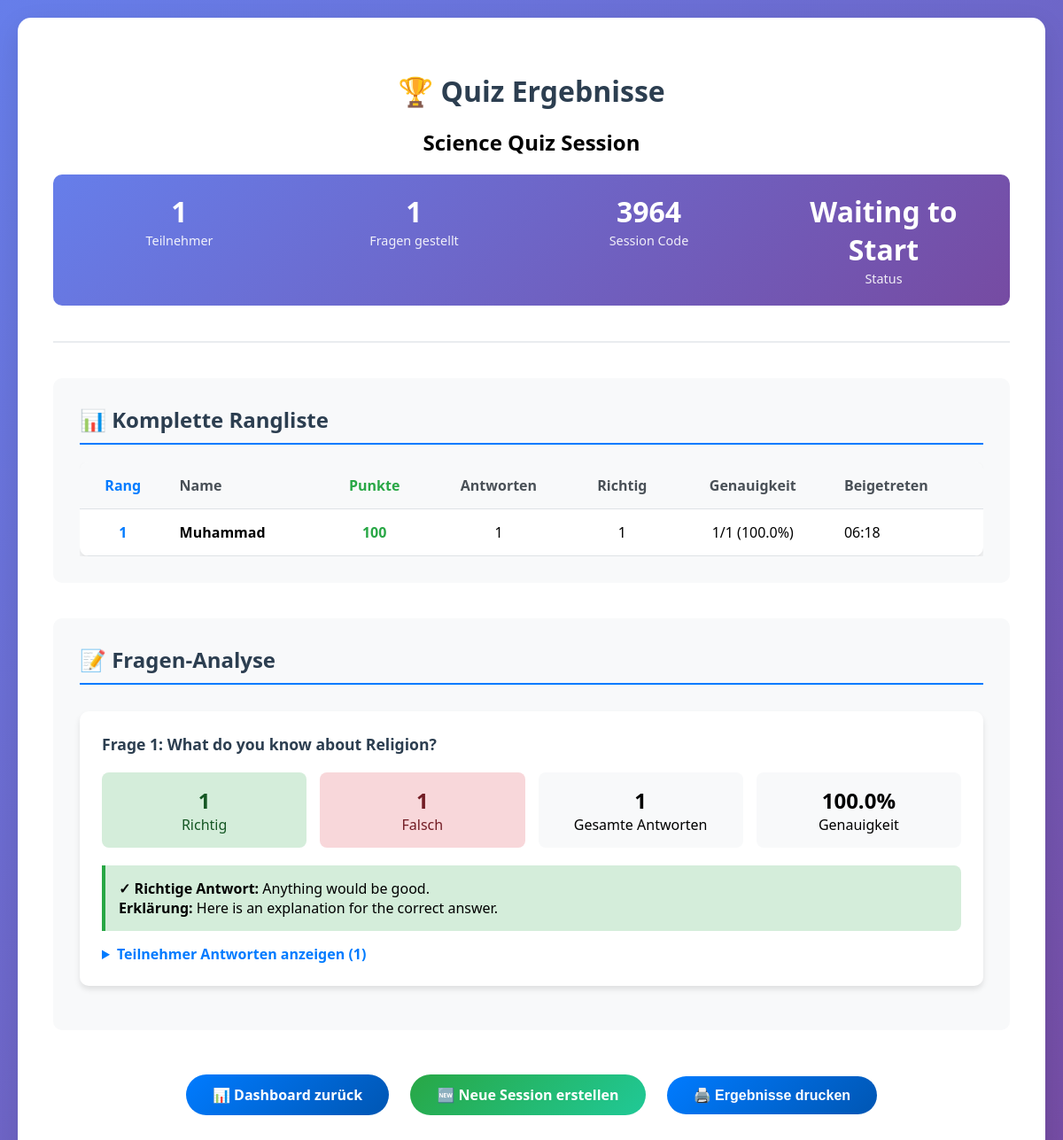
Page /session/3964/results/ on the committed database.
### quiz_app/models.py (models this page shows, shortened)
class Session(models.Model):
    STATUS_CHOICES = [
        ('waiting', 'Waiting to Start'),
        ('active', 'Active'),
        ('paused', 'Paused'),
        ('finished', 'Finished'),
    ]
    id = models.AutoField(primary_key=True)
    session_code = models.UUIDField(default=uuid.uuid4, unique=True, editable=False)
    join_code = models.CharField(max_length=4, unique=True)
    name = models.CharField(max_length=200, default="Quiz Session")
    status = models.CharField(max_length=20, choices=STATUS_CHOICES, default='waiting')
    current_question = models.ForeignKey(
        Question,
        on_delete=models.SET_NULL,
        null=True,
        blank=True,
        related_name="current_for_sessions"
    )
    current_question_number = models.IntegerField(default=0)
    total_questions = models.IntegerField(default=0)
    question_start_time = models.DateTimeField(null=True, blank=True)
    show_answers = models.BooleanField(default=False)
    show_leaderboard = models.BooleanField(default=False)
    auto_advance = models.BooleanField(default=False, help_text="Auto advance to next question")
    show_correct_answer = models.BooleanField(default=True)
    allow_late_joins = models.BooleanField(default=True)
    created_at = models.DateTimeField(default=timezone.now)
    started_at = models.DateTimeField(null=True, blank=True)
    finished_at = models.DateTimeField(null=True, blank=True)
    class Meta:
        ordering = ['-created_at']
    def get_leaderboard(self):
        return self.participants.all().order_by('-points', 'name')

class Participant(models.Model):
    id = models.AutoField(primary_key=True)
    session = models.ForeignKey(Session, on_delete=models.CASCADE, related_name="participants")
    name = models.CharField(max_length=80)
    points = models.IntegerField(default=0)
    is_connected = models.BooleanField(default=True)
    joined_at = models.DateTimeField(default=timezone.now)
    last_seen = models.DateTimeField(auto_now=True)
    class Meta:
        unique_together = ['session', 'name']
        ordering = ['-points', 'name']
    def get_correct_answers_count(self):
        return self.answers.filter(is_correct=True).count()
    def get_total_answers_count(self):
        return self.answers.count()
    def get_accuracy_percentage(self):
        total = self.get_total_answers_count()
        if total == 0:
            return 0
        correct = self.get_correct_answers_count()
        return round((correct / total) * 100, 1)

class Question(models.Model):
    DIFFICULTY_CHOICES = [
        ('easy', 'Easy'),
        ('medium', 'Medium'),
        ('hard', 'Hard'),
    ]
    id = models.AutoField(primary_key=True)
    category = models.ForeignKey(Category, on_delete=models.CASCADE, related_name="questions")
    question_text = models.TextField()
    correct_answer = models.CharField(max_length=255)
    wrong_answers = models.JSONField(default=list, blank=True)
    difficulty = models.CharField(max_length=10, choices=DIFFICULTY_CHOICES, default='medium')
    points = models.IntegerField(default=100, help_text="Points awarded for correct answer")
    time_limit = models.IntegerField(default=30, help_text="Time limit in seconds")
    explanation = models.TextField(blank=True, null=True, help_text="Explanation for the correct answer")
    created_at = models.DateTimeField(default=timezone.now)
    class Meta:
        ordering = ['category', 'question_text']

### quiz_app/views.py (the view)
# urls.py: path('session/<str:join_code>/results/', views.session_results, name='session_results'),
def session_results(request, join_code):
    session = get_object_or_404(Session, join_code=join_code)
    participants = session.get_leaderboard()
    questions_asked = Question.objects.filter(
        current_for_sessions=session
    ).distinct()
    results_data = []
    for question in questions_asked:
        answers = ParticipantAnswer.objects.filter(
            question=question,
            participant__session=session
        ).select_related('participant')
        correct_count = answers.filter(is_correct=True).count()
        total_count = answers.count()
        results_data.append({
            'question': question,
            'answers': answers,
            'correct_count': correct_count,
            'total_count': total_count,
            'accuracy': (correct_count / total_count * 100) if total_count > 0 else 0
        })
    context = {
        'session': session,
        'participants': participants,
        'results_data': results_data,
    }
    return render(request, 'quiz_app/session_results.html', context)

### quiz_app/templatetags/quiz_filters.py (called while the page is built)
@register.filter
def sub(value, arg):
    try:
        return int(value) - int(arg)
    except (ValueError, TypeError):
        return 0

### quiz_app/templates/quiz_app/session_results.html (shortened to what this page needs)
{% load quiz_filters %}
<!DOCTYPE html>
<html lang="de">
<head>
</head>
<body>
    <div class="container">
        <div class="header">
            <h1 class="session-title">🏆 Quiz Ergebnisse</h1>
            <h2>{{ session.name }}</h2>
            <div class="session-info">
                <div class="info-item">
                    <span class="info-value">{{ participants.count }}</span>
                    <span class="info-label">Teilnehmer</span>
                </div>
                <div class="info-item">
                    <span class="info-value">{{ results_data|length }}</span>
                    <span class="info-label">Fragen gestellt</span>
                </div>
                <div class="info-item">
                    <span class="info-value">{{ session.join_code }}</span>
                    <span class="info-label">Session Code</span>
                </div>
                <div class="info-item">
                    <span class="info-value">{{ session.get_status_display }}</span>
                    <span class="info-label">Status</span>
                </div>
            </div>
        </div>
        <div class="section">
            <h2>📊 Komplette Rangliste</h2>
            <div class="full-leaderboard">
                <table>
                    <thead>
                        <tr>
                            <th class="rank">Rang</th>
                            <th>Name</th>
                            <th class="points">Punkte</th>
                            <th class="accuracy">Antworten</th>
                            <th class="accuracy">Richtig</th>
                            <th class="accuracy">Genauigkeit</th>
                            <th>Beigetreten</th>
                        </tr>
                    </thead>
                    <tbody>
                        {% for participant in participants %}
                        <tr>
                            <td class="rank">{{ forloop.counter }}</td>
                            <td>
                                <strong>{{ participant.name }}</strong>
                            </td>
                            <td class="points">{{ participant.points }}</td>
                            <td class="accuracy">{{ participant.get_total_answers_count }}</td>
                            <td class="accuracy">{{ participant.get_correct_answers_count }}</td>
                            <td class="accuracy">
                                {{ participant.get_correct_answers_count }}/{{ participant.get_total_answers_count }} ({{ participant.get_accuracy_percentage }}%)
                            </td>
                            <td>{{ participant.joined_at|date:"H:i" }}</td>
                        </tr>
                        {% endfor %}
                    </tbody>
                </table>
            </div>
        </div>
        {% if results_data %}
        <div class="section">
            <h2>📝 Fragen-Analyse</h2>
            <div class="question-analysis">
                {% for result in results_data %}
                <div class="question-card">
                    <div class="question-text">
                        Frage {{ forloop.counter }}: {{ result.question.question_text }}
                    </div>
                    <div class="question-stats">
                        <div class="stat-card correct">
                            <div style="font-size: 1.5em; font-weight: bold;">{{ result.correct_count }}</div>
                            <div>Richtig</div>
                        </div>
                        <div class="stat-card incorrect">
                            <div style="font-size: 1.5em; font-weight: bold;">{{ result.total_count|add:result.correct_count|sub:result.correct_count }}</div>
                            <div>Falsch</div>
                        </div>
                        <div class="stat-card">
                            <div style="font-size: 1.5em; font-weight: bold;">{{ result.total_count }}</div>
                            <div>Gesamte Antworten</div>
                        </div>
                        <div class="stat-card">
                            <div style="font-size: 1.5em; font-weight: bold;">{{ result.accuracy|floatformat:1 }}%</div>
                            <div>Genauigkeit</div>
                        </div>
                    </div>
                    <div class="correct-answer">
                        <strong>✓ Richtige Antwort:</strong> {{ result.question.correct_answer }}
                        {% if result.question.explanation %}
                            <br><strong>Erklärung:</strong> {{ result.question.explanation }}
                        {% endif %}
                    </div>
                    {% if result.answers %}
                    <details style="margin-top: 15px;">
                        <summary style="cursor: pointer; font-weight: 600; color: #007bff;">
                            Teilnehmer Antworten anzeigen ({{ result.answers.count }})
                        </summary>
                    </details>
                    {% endif %}
                </div>
                {% endfor %}
            </div>
        </div>
        {% endif %}
        <div class="actions">
            <a href="{% url 'admin_dashboard' session.join_code %}" class="btn btn-primary">
                📊 Dashboard zurück
            </a>
            <a href="{% url 'create_session' %}" class="btn btn-success">
                🆕 Neue Session erstellen
            </a>
            <button onclick="window.print()" class="btn btn-primary">
                🖨️ Ergebnisse drucken
            </button>
        </div>
    </div>
</body>
</html>

### quiz_app/templates/quiz_app/session_results.html (style rules this page uses)
body { font-family: 'Segoe UI', Tahoma, Geneva, Verdana, sans-serif; margin: 0; padding: 20px; background: linear-gradient(135deg, #667eea 0%, #764ba2 100%); min-height: 100vh; }
.container { max-width: 1200px; margin: 0 auto; background: white; padding: 40px; border-radius: 15px; box-shadow: 0 10px 30px rgba(0,0,0,0.1); }
.header { text-align: center; margin-bottom: 40px; padding-bottom: 20px; border-bottom: 2px solid #e9ecef; }
.session-title { color: #2c3e50; margin-bottom: 10px; }
.session-info { background: linear-gradient(135deg, #667eea 0%, #764ba2 100%); color: white; padding: 20px; border-radius: 10px; margin: 20px 0; display: grid; grid-template-columns: repeat(auto-fit, minmax(200px, 1fr)); gap: 20px; }
.info-item { text-align: center; }
.info-value { font-size: 2em; font-weight: bold; display: block; }
.info-label { font-size: 0.9em; opacity: 0.9; }
.section { margin: 40px 0; background: #f8f9fa; padding: 30px; border-radius: 10px; }
.section h2 { color: #2c3e50; margin-top: 0; border-bottom: 2px solid #007bff; padding-bottom: 10px; }
.full-leaderboard { overflow-x: auto; }
table { width: 100%; border-collapse: collapse; background: white; border-radius: 10px; overflow: hidden; box-shadow: 0 4px 6px rgba(0,0,0,0.1); }
th, td { padding: 15px; text-align: left; border-bottom: 1px solid #dee2e6; }
th { background: #f8f9fa; font-weight: 600; color: #495057; }
.rank { text-align: center; font-weight: bold; color: #007bff; }
.points { text-align: center; font-weight: bold; color: #28a745; }
.accuracy { text-align: center; }
.question-analysis { margin-top: 30px; }
.question-card { background: white; border-radius: 10px; padding: 25px; margin: 20px 0; box-shadow: 0 4px 6px rgba(0,0,0,0.1); }
.question-text { font-size: 1.1em; font-weight: 600; color: #2c3e50; margin-bottom: 15px; }
.question-stats { display: grid; grid-template-columns: repeat(auto-fit, minmax(150px, 1fr)); gap: 15px; margin: 20px 0; }
.stat-card { background: #f8f9fa; padding: 15px; border-radius: 8px; text-align: center; }
.stat-card.correct { background: #d4edda; color: #155724; }
.stat-card.incorrect { background: #f8d7da; color: #721c24; }
.correct-answer { background: #d4edda; border-left: 4px solid #28a745; padding: 15px; border-radius: 0 8px 8px 0; margin: 15px 0; }
.actions { text-align: center; margin: 40px 0; }
.btn { padding: 12px 30px; border: none; border-radius: 25px; font-size: 16px; font-weight: 600; cursor: pointer; text-decoration: none; display: inline-block; margin: 10px; transition: all 0.3s ease; }
.btn-primary { background: linear-gradient(135deg, #007bff 0%, #0056b3 100%); color: white; }
.btn-success { background: linear-gradient(135deg, #28a745 0%, #20c997 100%); color: white; }

### rows in the picture
Session: name "Science Quiz Session", join_code "3964", status "Waiting to Start"
Participant: name "Muhammad", points "100", get_total_answers_count "1", get_correct_answers_count "1", get_accuracy_percentage "100.0", joined_at "06:18"
Question: question.question_text "What do you know about Religion?", correct_count "1", total_count|add "1", total_count "1", accuracy "100.0", question.correct_answer "Anything would be good.", question.explanation "Here is an explanation for the correct answer.", answers.count "1"

### other values in the picture
{{ participants.count }} "1"
{{ results_data|length }} "1"
